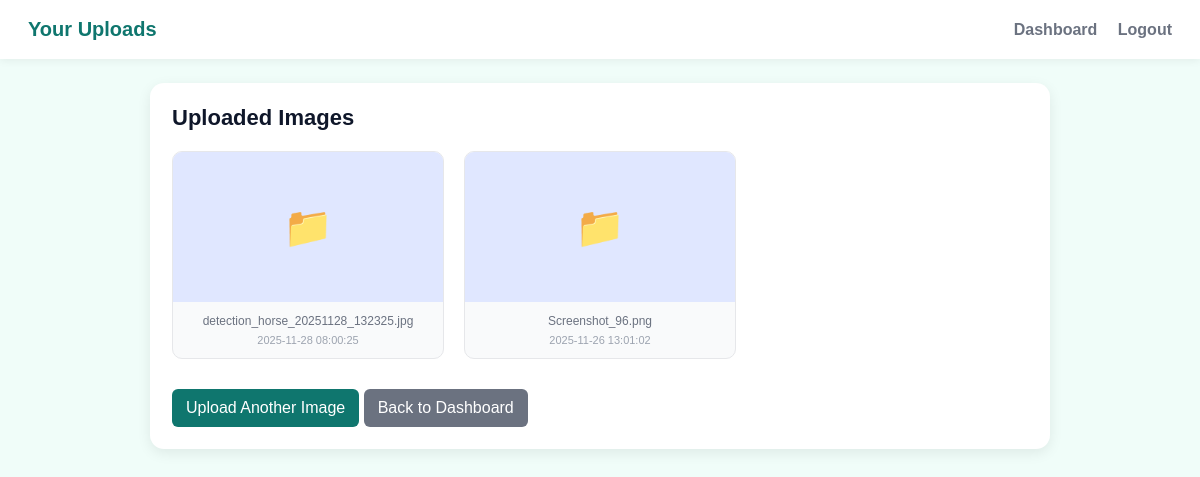
Page /user/upload/success (signed in) on the committed database.
### tables this page shows
CREATE TABLE uploads (
			id INTEGER PRIMARY KEY AUTOINCREMENT,
			user_id INTEGER NOT NULL,
			filename TEXT NOT NULL,
			original_name TEXT,
			timestamp TIMESTAMP DEFAULT CURRENT_TIMESTAMP,
			FOREIGN KEY (user_id) REFERENCES users (id)
		);

### app.py (the view)
@app.route('/user/upload/success')
def user_upload_success():
    if not session.get('user_id'):
        return redirect(url_for('user_login'))
    user_id = session['user_id']
    uploads = get_user_uploads(user_id)
    return render_template('user_upload_success.html', uploads=uploads)

### database.py (called while the page is built)
def get_conn():
	conn = sqlite3.connect(DB_PATH, check_same_thread=False)
	conn.row_factory = sqlite3.Row
	return conn

def get_user_uploads(user_id: int):
	conn = get_conn()
	cur = conn.cursor()
	cur.execute(
		'SELECT id, filename, original_name, timestamp FROM uploads WHERE user_id = ? ORDER BY timestamp DESC',
		(user_id,)
	)
	rows = cur.fetchall()
	conn.close()
	return [dict(row) for row in rows]

### templates/user_upload_success.html (shortened to what this page needs)
<!doctype html>
<html lang="en">
  <head>
  </head>
  <body>
    <header>
      <div class="logo">Your Uploads</div>
      <nav>
        <a href="/user/dashboard">Dashboard</a>
        <a href="/logout">Logout</a>
      </nav>
    </header>
    <div class="container">
      <div class="card">
        <h2>Uploaded Images</h2>
        {% if uploads %}
          <div class="grid">
            {% for upload in uploads %}
              <div class="image-card">
                <div class="image-preview">📁</div>
                <div class="image-info">
                  <div class="image-name" title="{{ upload['original_name'] }}">{{ upload['original_name'] }}</div>
                  <div class="image-time">{{ upload['timestamp'] }}</div>
                </div>
              </div>
            {% endfor %}
          </div>
        {% else %}
          <div class="empty">
            <p>No images uploaded yet.</p>
          </div>
        {% endif %}
        <a class="btn" href="/user/upload">Upload Another Image</a>
        <a class="btn" href="/user/dashboard" style="background:#6b7280">Back to Dashboard</a>
      </div>
    </div>
  </body>
</html>

### templates/user_upload_success.html (style rules this page uses)
body { margin:0;font-family:Arial,Helvetica,sans-serif;background:#f0fdf9;color:#0f172a }
header { display:flex;justify-content:space-between;align-items:center;padding:18px 28px;background:white;box-shadow:0 2px 8px rgba(0,0,0,0.06) }
.logo { font-weight:800;font-size:20px;color:#0f766e }
nav a { margin-left:16px;text-decoration:none;color:#6b7280;font-weight:600 }
.container { max-width:900px;margin:24px auto;padding:0 20px }
.card { background:white;padding:22px;border-radius:14px;box-shadow:0 4px 14px rgba(0,0,0,0.08) }
h2 { margin:0 0 20px;font-size:22px }
.grid { display:grid;grid-template-columns:repeat(auto-fill,minmax(200px,1fr));gap:20px;margin:20px 0 }
.image-card { background:#f9fafb;border:1px solid #e6e7ea;border-radius:10px;overflow:hidden;text-align:center }
.image-preview { width:100%;height:150px;background:#e0e7ff;display:flex;align-items:center;justify-content:center;font-size:40px }
.image-info { padding:12px }
.image-name { font-size:12px;color:#6b7280;word-break:break-all }
.image-time { font-size:11px;color:#9ca3af;margin-top:6px }
.btn { display:inline-block;padding:10px 14px;background:#0f766e;color:white;text-decoration:none;border-radius:6px;margin-top:10px;border:none;cursor:pointer }

### rows in the picture
uploads: original_name "detection_horse_20251128_132325.jpg", timestamp "2025-11-28 08:00:25"
uploads: original_name "Screenshot_96.png", timestamp "2025-11-26 13:01:02"
